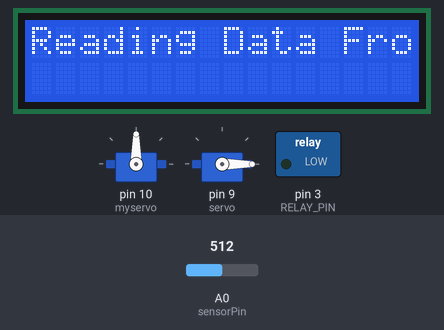
This sketch was run on a simulated Arduino Uno, built with avr-gcc and run on an emulated ATmega328P. Shown: 2 × servo, 16×2 character LCD, switched loads named in the sketch (green lamp = pin HIGH). The inputs (shaded band) are chosen by the test bench; at power-on: A0 (sensorPin) = 512.

Above: at 2.1 s.
At 4.3 s:
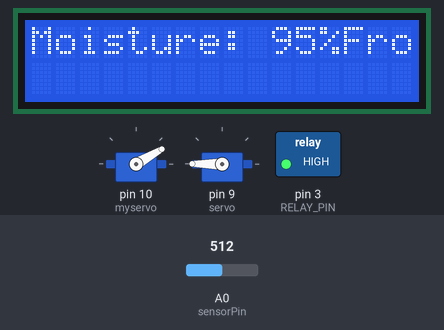
4.4 s: A0 (sensorPin) set to 804
At 7.8 s:
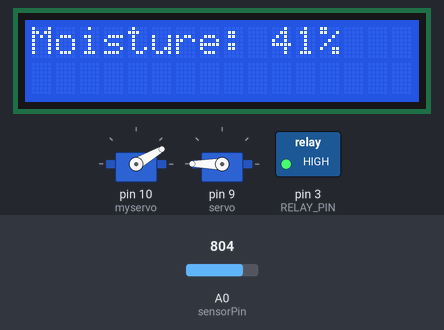
8.7 s: A0 (sensorPin) set to 822
At 12.1 s:
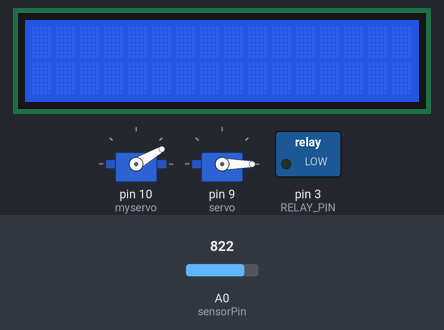
14.0 s: A0 (sensorPin) set to 900
At 16.9 s:
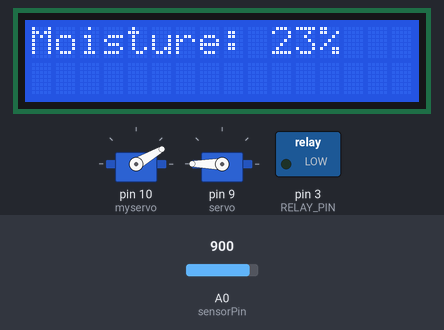
Timing chart, 0 to 24.3 s (numbered marks = the images above; inputs shaded):
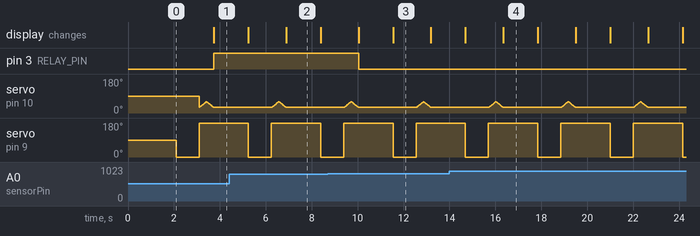

Measured:
- the behaviour switches between 813 and 814 on A0 (sensorPin) (found by bisection; images 2 and 3)
- after the input at 8.7 s, pin 3 (RELAY_PIN): HIGH → LOW after 1.3 s; the display: first changes after 1.3 s (image 3 shows a later state)
- after the input at 14.0 s, the display: first differs from a run without the input after 2.3 s (image 4)
- by itself, servo on pin 9 (servo): alternates 180° for 2.2 s and 0° for 1.0 s
- what the display in image 2 shows lasts 1.5 s, from 6.9 s to 8.4 s

The sketch:

smart_agro_bot.ino
```cpp
#include <Servo.h>
#include<Wire.h>
#include <LiquidCrystal_I2C.h>;

int sensorPin = A0;
int outputValue ;
const int RELAY_PIN = 3;
int pos = 0,pos2=0;

int flag=1;
Servo myservo,servo;

LiquidCrystal_I2C lcd(0x27, 16, 2);

void setup() {

  pinMode(RELAY_PIN, OUTPUT);
  myservo.attach(10);
  servo.attach(9);

  lcd.init();
  lcd.backlight();
  lcd.print("Reading Data From the Sensor ...");
  delay(2000);

}

void loop() {

if(flag=1){
  pos2 = 0;
    servo.write(pos2);              // tell servo to go to position in variable 'pos'
    delay(1000);                    // waits 1m for the servo to reach the position
    pos2 = 180;
    servo.write(pos2);              // tell servo to go to position in variable 'pos'
    delay(10);                      // waits 10ms for the servo to reach the position
    flag=0;
}

func();

}
void func(){
  for (pos = 30; pos <= 60; pos += 1) {       // goes from 30 degrees to 60 degrees in steps of 1 degree
    myservo.write(pos);                       // tell servo to go to position in variable 'pos'
    delay(10);                                // waits 10ms for the servo to reach the position
  }
  for (pos = 60; pos >= 30; pos -= 1) {       // goes from 60 degrees to 30 degrees
    myservo.write(pos);                       // tell servo to go to position in variable 'pos'
    delay(10);                                // waits 10ms for the servo to reach the position
}

  outputValue= analogRead(sensorPin);
  outputValue=constrain(outputValue,485,1023);
  outputValue=map(outputValue,485,1023,100,0);

  lcd.setCursor(0,0);
  lcd.print("Moisture: ");
  lcd.print(outputValue);
  lcd.print("%");
  if(outputValue<40)  {
    digitalWrite(RELAY_PIN, LOW);
    delay(500);
  }else{
    digitalWrite(RELAY_PIN, HIGH);
    delay(500);
  }
  delay(1000);
  lcd.clear();
}
```
